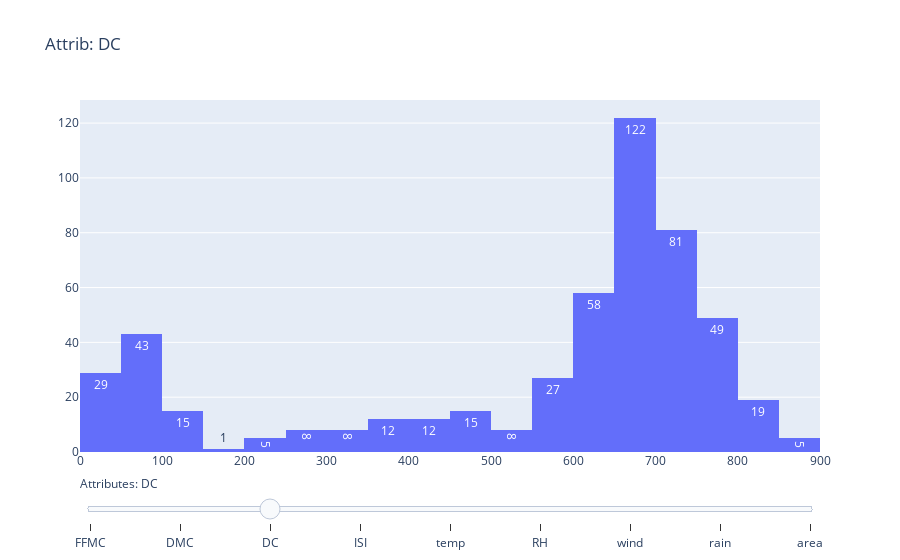

The code cell stored with this chart in its notebook:
### Code cell
attrib_list = a.data.columns[4:]
attrib_active_idx = 0

# Create figure
fig = go.Figure()

for attrib in attrib_list:
    fig.add_trace(go.Histogram(
        visible=[False, True][attrib == attrib_list[attrib_active_idx]],
        x=a.columns(attrib),
        # name=attrib + " = %{y}",
        hoverinfo="y",
        texttemplate="%{y}"
    ))

# Create and add slider
steps = []
for i, attrib in enumerate(attrib_list):
    step = dict(
        method="update",
        args=[
            {"visible": [False] * len(fig.data)},
            {"title": "Attrib: " + attrib}
        ],  # layout attribute
        label = attrib,
    )
    step["args"][0]["visible"][i] = True  # Toggle i'th trace to "visible"
    steps.append(step)

sliders = [dict(
    active=attrib_active_idx,
    currentvalue={
        "prefix": "Attributes: ",
        "visible": True
    },
    # pad={"t": 50},
    steps=steps
)]

fig.update_layout(
    sliders=sliders
)

fig.show()

### Figure 1 — Plotly figure (JSON) as saved in the notebook; plotly's stock layout.template omitted (floating-point values rounded to 4 significant figures; data arrays with more than 128 entries replaced by an {"elided": "..."} marker saying what was removed)
{"data": [{"hoverinfo": "y", "texttemplate": "%{y}", "type": "histogram", "visible": false, "x": {"elided": "517 float values"}}, {"hoverinfo": "y", "texttemplate": "%{y}", "type": "histogram", "visible": false, "x": {"elided": "517 float values"}}, {"hoverinfo": "y", "texttemplate": "%{y}", "type": "histogram", "visible": true, "x": {"elided": "517 float values"}}, {"hoverinfo": "y", "texttemplate": "%{y}", "type": "histogram", "visible": false, "x": {"elided": "517 float values"}}, {"hoverinfo": "y", "texttemplate": "%{y}", "type": "histogram", "visible": false, "x": {"elided": "517 float values"}}, {"hoverinfo": "y", "texttemplate": "%{y}", "type": "histogram", "visible": false, "x": {"elided": "517 int values"}}, {"hoverinfo": "y", "texttemplate": "%{y}", "type": "histogram", "visible": false, "x": {"elided": "517 float values"}}, {"hoverinfo": "y", "texttemplate": "%{y}", "type": "histogram", "visible": false, "x": {"elided": "517 float values"}}, {"hoverinfo": "y", "texttemplate": "%{y}", "type": "histogram", "visible": false, "x": {"elided": "517 float values"}}], "layout": {"autosize": true, "dragmode": "zoom", "sliders": [{"active": 2, "currentvalue": {"prefix": "Attributes: ", "visible": true}, "steps": [{"args": [{"visible": [true, false, false, false, false, false, false, false, false]}, {"title": "Attrib: FFMC"}], "label": "FFMC", "method": "update"}, {"args": [{"visible": [false, true, false, false, false, false, false, false, false]}, {"title": "Attrib: DMC"}], "label": "DMC", "method": "update"}, {"args": [{"visible": [false, false, true, false, false, false, false, false, false]}, {"title": "Attrib: DC"}], "label": "DC", "method": "update"}, {"args": [{"visible": [false, false, false, true, false, false, false, false, false]}, {"title": "Attrib: ISI"}], "label": "ISI", "method": "update"}, {"args": [{"visible": [false, false, false, false, true, false, false, false, false]}, {"title": "Attrib: temp"}], "label": "temp", "method": "update"}, {"args": [{"visible": [false, false, false, false, false, true, false, false, false]}, {"title": "Attrib: RH"}], "label": "RH", "method": "update"}, {"args": [{"visible": [false, false, false, false, false, false, true, false, false]}, {"title": "Attrib: wind"}], "label": "wind", "method": "update"}, {"args": [{"visible": [false, false, false, false, false, false, false, true, false]}, {"title": "Attrib: rain"}], "label": "rain", "method": "update"}, {"args": [{"visible": [false, false, false, false, false, false, false, false, true]}, {"title": "Attrib: area"}], "label": "area", "method": "update"}]}], "title": {"text": "Attrib: DC"}, "xaxis": {"autorange": true, "range": [0, 900], "type": "linear"}, "yaxis": {"autorange": true, "range": [0, 128.4]}}}
